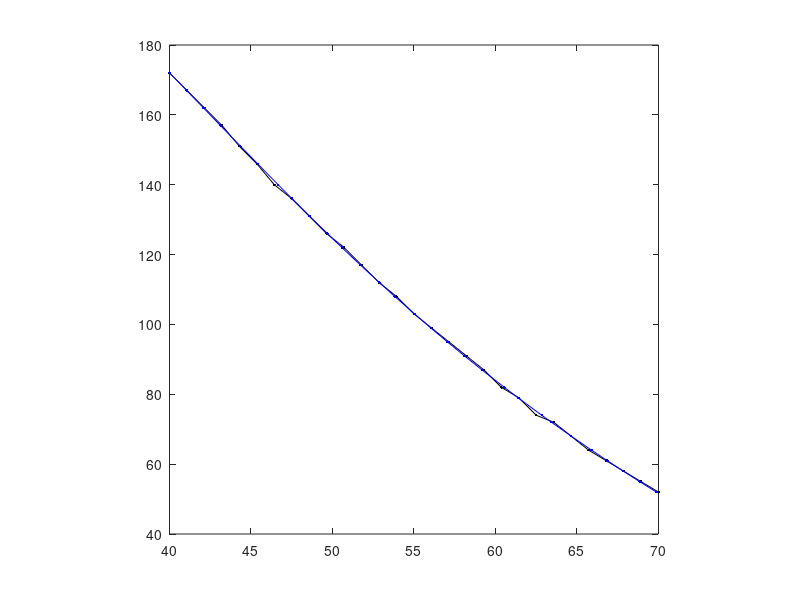

Here is the MATLAB script that generated this plot:
% Paist backpack Y values from arduino
%PX = [182,173,168,163,157,152,147,142,137,132,127,123,118,113,109,105,101,97,93,89,86,83,79,76,72,69,66,62,60]; 

% Paist cube tracker Y values from arduino
PX = [172,167,162,157,151,146,140,136,131,126,122,117,112,108,103,99,95,91,87,82,79,74,72,68,64,61,58,55,52];

% Format corresponding cm values
CM = linspace(40, 70, length(PX));

% Fit
P = polyfit(PX, CM, 3);

plot(CM, PX, '.-k');
axis square
hold on;

% Compute 4th order
%CM1 = P(1).*PX.^4 + P(2).*PX.^3 + P(3).*PX.^2 + P(4).*PX.^1 + P(5);

% Compute 3rd order
CM1 = P(1).*PX.^3 + P(2).*PX.^2 + P(3).*PX.^1 + P(4);

%PX1 = CM*p(1)^2 + CM*p(2) + p(3); 
plot(CM1, PX, '.-b');

% Copy these coeff values to arduino code
fprintf('%0.15f,\n', P);